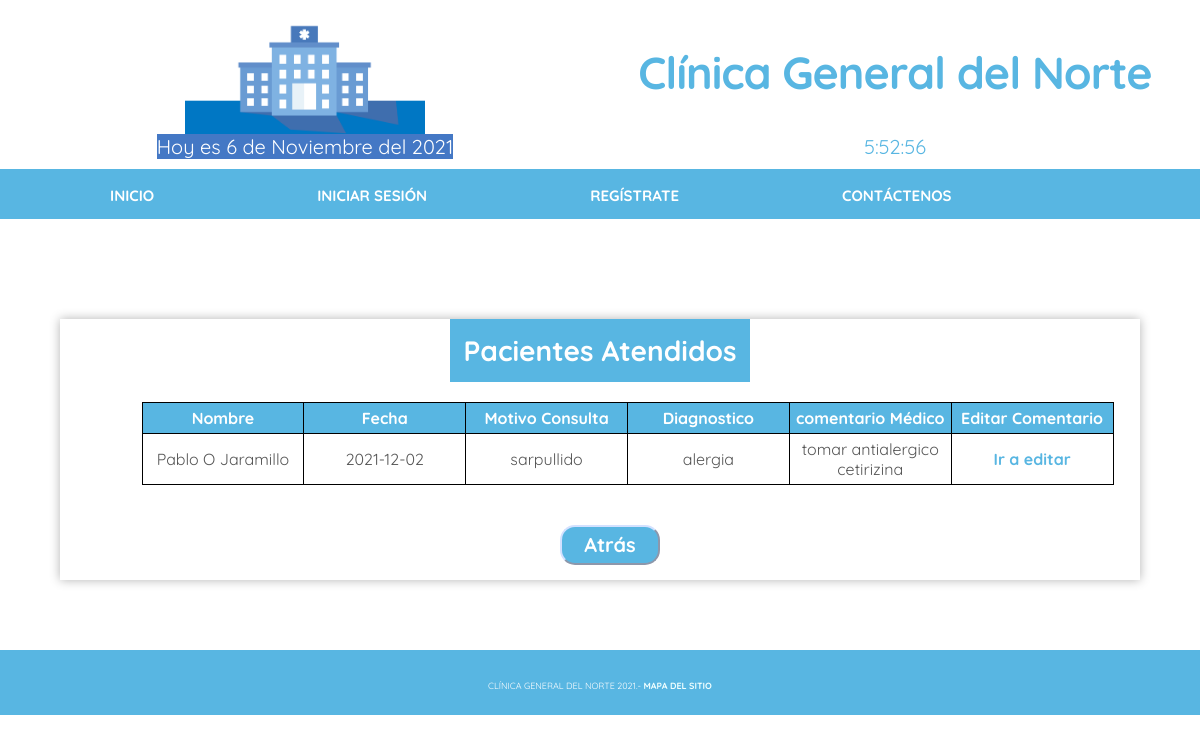
Screenshot of /pacientes_atendidos (signed in) with the database file from the repository.
### tables this page shows
CREATE TABLE citamedica (id_cita INTEGER PRIMARY KEY AUTOINCREMENT NOT NULL, id_paciente INTEGER REFERENCES paciente (id_paciente) ON DELETE CASCADE ON UPDATE CASCADE, id_medico INTEGER REFERENCES medico (id_medico) ON DELETE CASCADE ON UPDATE CASCADE, estado VARCHAR (20), hora TIME, peso VARCHAR, estatura VARCHAR, ocupacion VARCHAR, motivoconsulta VARCHAR, diagnostico VARCHAR, comentariomedico VARCHAR, calificacion INTEGER, fecha DATE, direccion VARCHAR);

CREATE TABLE usuario (id_usuario INTEGER NOT NULL PRIMARY KEY, tipousuario VARCHAR NOT NULL, tipodocumento VARCHAR NOT NULL, numerodocumento INTEGER NOT NULL UNIQUE, nombre VARCHAR NOT NULL, correo VARCHAR NOT NULL UNIQUE, fechanacimiento DATE NOT NULL, genero VARCHAR NOT NULL, direccion VARCHAR NOT NULL, telefono INTEGER NOT NULL, contrasena VARCHAR NOT NULL);

### app.py (the view)
@app.route('/pacientes_atendidos', methods=["Get"])
def pacientes_atendidos():
    if 'tipousuario' in session:
            if session["tipousuario"] == 'Medico' or session["tipousuario"] == 'Administrador' :
                with sqlite3.connect("clinica.db") as con:
                    con.row_factory = sqlite3.Row  # Lista de diccionario
                    cur = con.cursor()
                    cur.execute("SELECT c.id_cita, c.fecha, u.nombre , c.motivoconsulta, c.diagnostico, c.comentariomedico,  c.id_paciente  FROM citamedica c  INNER  JOIN usuario u on c.id_paciente = u.id_usuario  WHERE   c.estado = 'Atendido' AND c.id_medico = ?", [session["id_usuario"]])
                    rows = cur.fetchall()
            else:
                frm = Login()
                mensaje = "La página que desea acceder no esta disponible"
                return render_template("login.html", frm=frm,mensaje=mensaje)
    else:
        frm = Login()
        mensaje = "La página que desea acceder no esta disponible"
        return render_template("login.html", frm=frm,mensaje=mensaje)
    return render_template("/pacientes_atendidos.html",rows=rows)

### templates/pacientes_atendidos.html (shortened to what this page needs)
{% extends './base.html' %}
{% block container %}
<div class="fondo">
	<div class="form-container-pacientes_atendidos">
		<div class="titulo_perfil_usuario">
			<h1>Pacientes Atendidos</h1>
		</div>
		<br>
		<table class="tablalistadocita">
			<thead>
				<tr>
					<th class="cabeceratabla">
						<h2 class="letracabecetabla">Nombre</h2>
					</th>
					<th class="cabeceratabla">
						<h2 class="letracabecetabla">Fecha </h2>
					</th>
					<th class="cabeceratabla">
						<h2 class="letracabecetabla">Motivo Consulta </h2>
					</th>
					<th class="cabeceratabla">
						<h2 class="letracabecetabla">Diagnostico </h2>
					</th>
					<th class="cabeceratabla">
						<h2 class="letracabecetabla">comentario Médico </h2>
					</th>
					<th class="cabeceratabla">
						<h2 class="letracabecetabla">Editar Comentario </h2>
					</th>
				</tr>
			</thead>
			<tbody>
				{% for cita in rows %}
				<tr>
					<td>{{ cita["nombre"] }}</td>
					<td>{{ cita["fecha"] }}</td>
					<td>{{ cita["motivoconsulta"] }}</td>
					<td>{{ cita["diagnostico"] }}</td>
					<td>{{ cita["comentariomedico"] }}</td>
					<td><a href="{{ '/editarcomentario/' }} {{ cita['id_cita'] }}">Ir a editar </a></td>
				</tr>
				{% endfor %}
		</table>
		<br>
		<br>
		<a href="{{ '/perfil_usuario_medico' }}"><input type="submit" value="Atrás" class="btn_back_pacientes_atendidos"
				style="width: 100px;"></a>
	</div>
</div>
{% endblock %}

### static/css/styles.css (style rules this page uses)
:root { --white: #FFFFFF; --black: #000000; --blue-color: #58b6e2; --blue-color-2: #009fd9; --white-color: #FFF; --grey-color: #555; --text-input-field: #F7F7F7; --sm: 14px; --md: 16px; --lg: 18px; --mx: 24px; --xxl: 32px; }
body { margin: 0; padding: 0; background: var(--white-color) repeat-x left top; font-family: 'Quicksand', sans-serif; color: var(--grey-color); }
a { text-decoration: none; color: var(--blue-color); font-weight: bold; }
h2 { text-align: center; margin: 0; }
.btn_back_pacientes_atendidos { font-family: 'Quicksand', sans-serif; font-weight: bold; border-color: rgb(211, 225, 255); background-color: var(--blue-color); height: 40px; margin-left: 60px; margin-bottom: 15px; font-size: 20px; color: rgb(255, 255, 255); align-items: center; border-radius: 15px; cursor: pointer; position: relative; left: -20px; }
.form-container-pacientes_atendidos { margin: 50px; width: 90%; box-shadow: 0 0 10px 0 rgba(0, 0, 0, .3); justify-items: center; color: var(--blue-color); }
.form-container-pacientes_atendidos .tablalistadocita { margin-left: 55px; }
.form-container-pacientes_atendidos > * { padding: 1em; }
.fondo { background-color: white; width: 100%; height: 100%; display: grid; place-items: center; }
.titulo_perfil_usuario { text-align: center; font-size: var(--sm); background-color: var(--blue-color); }
.titulo_perfil_usuario h1 { color: var(--white-color); padding: 0; margin: 0; }
.tabladetacita, thead, th, tr, td { align-items: center; width: 80%; border: solid 1px black; border-collapse: collapse; padding: 5px; text-align: center; }
.cabeceratabla { background-color: var(--blue-color); }
.letracabecetabla { font-family: 'Quicksand', sans-serif; font-size: var(--md); color: #FFFFFF }
.solicitar_cita, td { border-collapse: collapse; table-layout: fixed; width: 80%; text-align: center; }
.solicitar_cita td, tr { color: var(--grey-color); }
.tablalistadocita { table-layout: fixed; width: 90%; border: solid 1px black; border-collapse: collapse; padding: 5px; text-align: center; }

### rows the page displays
citamedica: nombre "Pablo O Jaramillo", fecha "2021-12-02", motivoconsulta "sarpullido", diagnostico "alergia", comentariomedico "tomar antialergico cetirizina"
